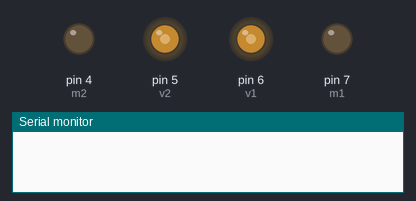
A sketch run on a simulated Arduino Uno, built with avr-gcc and run on an emulated ATmega328P. Shown: output pins drawn as LEDs (lit = HIGH), the last lines printed to the serial monitor.

Above: at 0.1 s.
At 5.1 s:
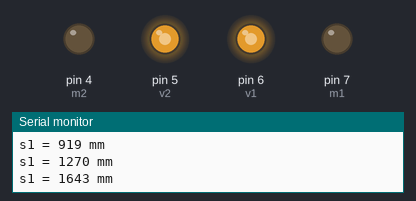
At 9.1 s:
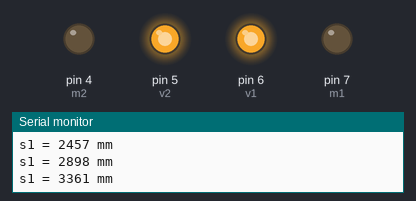
At 10.1 s:
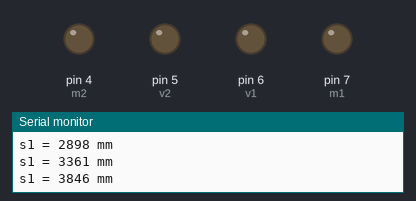
Timing chart, 0 to 11.6 s (numbered marks = the images above):
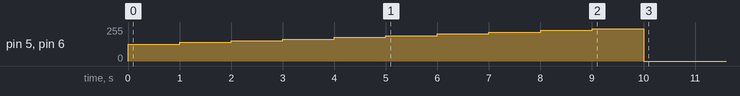

The sketch:

ravnoyskor.ino
```cpp
int m1 = 7;
int m2 = 4;
int v1 = 6;
int v2 =  5;

float h = 0.144;
int s = 0;
int s1 =0;
float l = 155.43;
float n = 1.83;


void setup() {
  Serial.begin(9600);
  pinMode(m1, OUTPUT);
  pinMode(m2, OUTPUT);
  pinMode(v1, OUTPUT);
  pinMode(v2, OUTPUT);

  analogWrite(6, 0);
  analogWrite(5, 0);

for (int i=126; i<255; i+=13)
{
  digitalWrite(m1,LOW);
digitalWrite(m1,LOW);
analogWrite(6, i);
 analogWrite(5, i);
 delay(1000);
  s=l*n;
 s1=s1+s;
 n=n+h;
 Serial.print("s1 = ");
 Serial.print(s1);
 Serial.print(" mm ");
 Serial.println();
  }
  analogWrite(6, 0);
analogWrite(5, 0);


}

void loop() {


}
```
